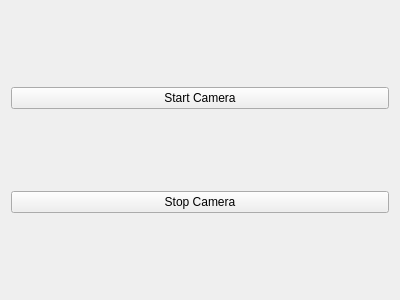
<?xml version="1.0" encoding="UTF-8"?>
<ui version="4.0">
 <class>Form</class>
 <widget class="QWidget" name="Form">
  <property name="geometry">
   <rect>
    <x>0</x>
    <y>0</y>
    <width>400</width>
    <height>300</height>
   </rect>
  </property>
  <property name="windowTitle">
   <string>Form</string>
  </property>
  <layout class="QVBoxLayout" name="verticalLayout">
   <item>
    <widget class="QPushButton" name="pushButton_startCam">
     <property name="text">
      <string>Start Camera</string>
     </property>
    </widget>
   </item>
   <item>
    <widget class="QPushButton" name="pushButton_stopCamera">
     <property name="text">
      <string>Stop Camera</string>
     </property>
    </widget>
   </item>
  </layout>
 </widget>
 <resources/>
 <connections/>
</ui>
